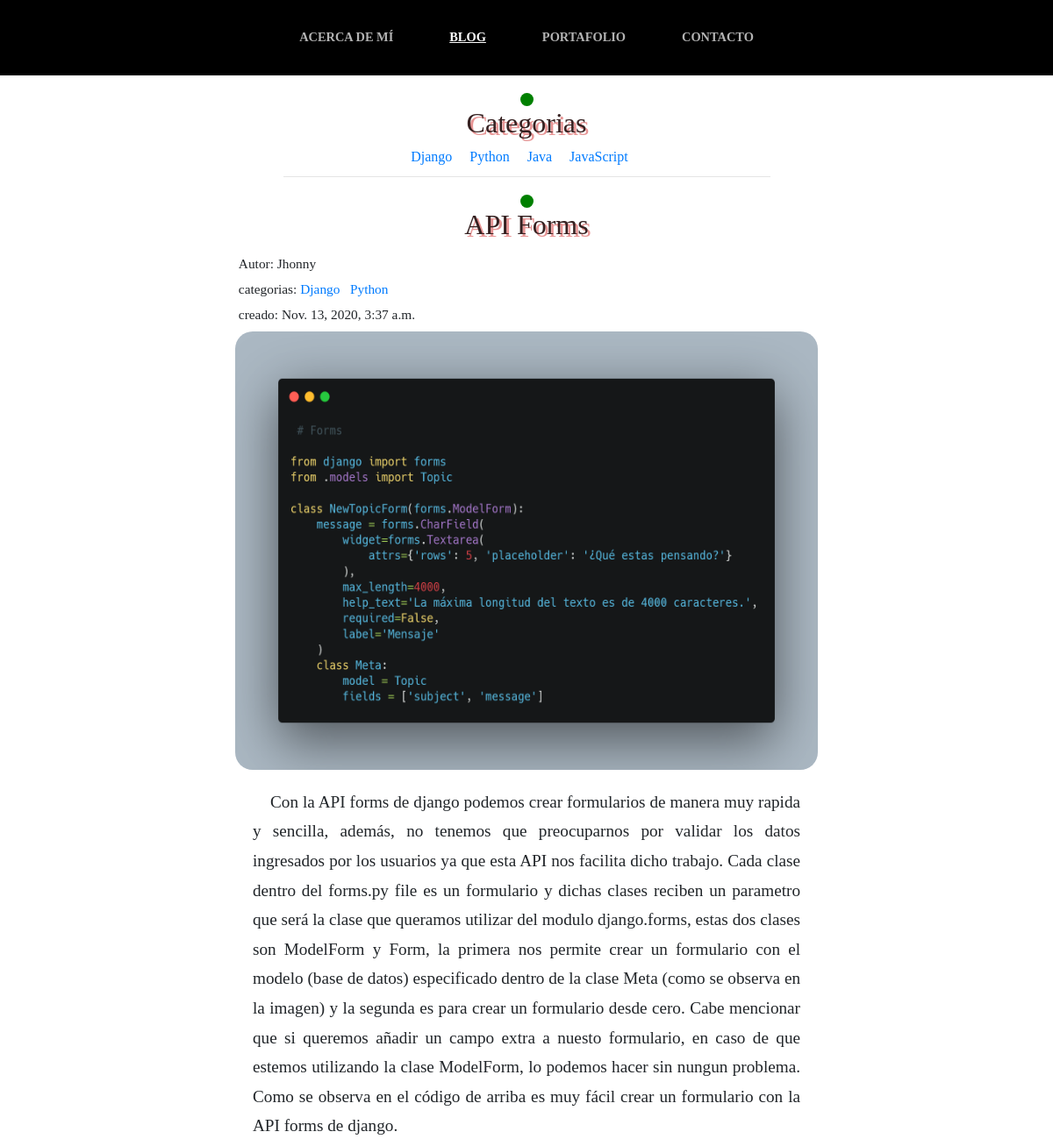
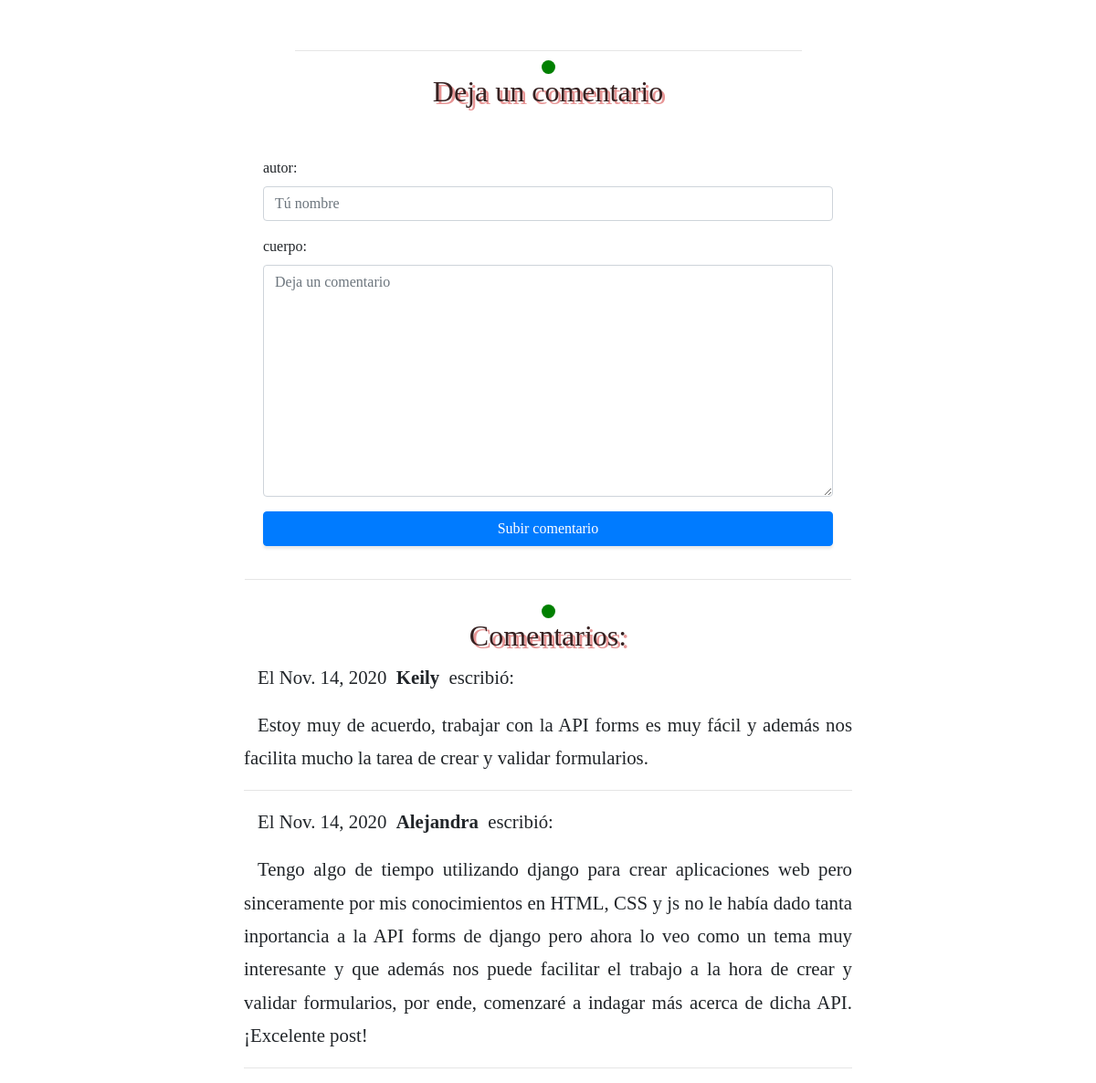
/blog/post/3/, run on the app's committed database (2 pictures, top to bottom).
### blog/models.py (models this page shows, shortened)
class Category(models.Model):
    name = models.CharField(max_length=40)
    description = models.CharField(max_length=100)
    class meta:
        verbose_name = 'Category'
        verbose_name_plural = 'Categories'

class Post(models.Model):
    title = models.CharField(max_length=100)
    image = models.ImageField(upload_to='blog')
    content = models.TextField(default='')
    category = models.ManyToManyField(Category, related_name='posts')
    author = models.ForeignKey(User, on_delete=models.CASCADE)
    created_at = models.DateTimeField(auto_now_add=True)
    updated_at = models.DateTimeField(auto_now_add=True)
    class Meta:
        verbose_name = 'Post'
        verbose_name_plural = 'Posts'

class Comment(models.Model):
    author = models.CharField(max_length=60)
    body = models.TextField()
    created_on = models.DateTimeField(auto_now_add=True)
    post = models.ForeignKey(Post, on_delete=models.CASCADE)

### blog/views.py (the view, shortened to what this page needs)
# urls.py: re_path(r'^blog/post/(?P<pk>\d+)/$', views.blog_detail, name='blog_detail'),
def blog_detail(request, pk):
    posts = Post.objects.all()
    categories = Category.objects.all()
    post = get_object_or_404(Post, pk=pk)
    comments = Comment.objects.filter(post=post).order_by("-created_on")
    form = CommentForm()
    context = {
        "post": post,
        "comments": comments,
        "form": form,
        'posts':posts,
        'categories': categories
        }
    return render(request, "blog/blog_detail.html", context)

### blog/forms.py
class CommentForm(forms.Form):
    author = forms.CharField(label='autor',
        max_length=60,
        widget=forms.TextInput(attrs={
            "class": "form-control",
            "placeholder": "Tú nombre"
        })
    )
    body = forms.CharField(label='cuerpo', widget=forms.Textarea(
        attrs={
            "class": "form-control",
            "placeholder": "Deja un comentario"
        })
    )

### blog/templates/blog/blog_detail.html (shortened to what this page needs)
{% extends 'base.html' %}
{% block content %}
<div style="width: 15px; height: 15px; border-radius: 50%; background: green; margin: auto; margin-top: 20px;"></div>
        <div class="title">
            <h2>Categorias</h2>
        </div>
<section>
    <div style="padding-bottom: 10px; width:75%; margin:auto; text-align:center; color:rgb(22, 22, 22);">
        {% for category in categories %}
           <a href="{% url 'blog_category' category.pk %}">
              {{category.name}}
            </a>&nbsp;&nbsp;&nbsp;
        {% endfor %}
    </div>
</section><hr style="width: 50%; margin: auto;">
<div style="width: 15px; height: 15px; border-radius: 50%; background: green; margin: auto; margin-top: 20px;"></div>
<div class="title" style="margin-bottom: 0px;">
    <h2>{{post.title}}</h2>
</div>
<div class="card border-white mb-3" style="margin-bottom: 0px; padding-bottom: 0px;">
    <div style="text-align:left; font-size: 1.2em; padding-bottom: 5px;">
        <small>
         &nbsp;Autor: {{post.author}}<br>
         &nbsp;categorias:
         {% for category in post.category.all %}
                 <a href="{% url 'blog_category' category.pk %}"> {{category.name}}</a>&nbsp;&nbsp;
         {% endfor %}<br>
         &nbsp;creado: {{post.created_at}}
         </small>
    </div>
    <img class="w-100" src="{{post.image.url}}" alt="" style="width:50%; height: 500px; border-radius: 20px 20px;">
    <div class="card-body" style="text-align: justify; text-indent: 20px; font-size: 1.2em;">
        <p>
            {{post.content}}
        </p>
    </div>
</div>
<hr style="margin-top: 0px; width: 50%; margin: auto;">
<div style="width: 15px; height: 15px; border-radius: 50%; background: green; margin: auto; margin-top: 10px;"></div>
        <div class="title" style="margin-bottom: 0px; padding-bottom: opx;">
            <h2>Deja un comentario</h2>
        </div><br>
        <div class="card border-white" style="margin-top: 0px;">
            <div class="card-body">
                <form action="/blog/post/{{ post.pk }}/" method="post">
                {% include 'includes/form.html' %}
                <button type="submit" class="btn btn-primary btn-block">Subir comentario</button>
              </form>
            </div><hr>
          </div>
{% if comments.count > 0 %}
    <div style="width: 15px; height: 15px; border-radius: 50%; background: green; margin: auto; margin-top: 10px;"></div>
    <div class="title" style="margin-bottom: 0px;">
        <h2>Comentarios:</h2>
    </div>
    <div style="font-size: 1.3em; width: 60%; margin: auto; text-indent: 15px; text-align: justify;">
    {% for comment in comments %}
        <p>
            El {{comment.created_on.date }}&nbsp;
            <b>{{ comment.author }}</b>&nbsp; escribió:
        </p>
        <p>{{ comment.body }}</p>
        <hr>
    {% endfor %}
    {% else %}
    <div style="font-size: 1.5em; padding-top: 10px; padding-bottom: 10px; width: 50%; margin: auto; text-align: center;">
        <small>No hay comentarios para mostrar. El tuyo será el primero :)</small>
    </div>
{% endif %}
</div>
{% endblock %}

### static/css/base.css (style rules this page uses)
div.container .card { filter: alpha(opacity=50); -ms-filter: "progrid:DXImageTransform.Microsoft.Alpha(opacity=50)"; -khtml-opacity: 0.5; }
div.container .title { width: 50%; margin: auto; text-align: center; }
div.container .title h2 { font-family: 'Times New Roman', Times, serif; text-shadow: 3px 3px #e79595; color: #362121; }
div.container .card { width: 60%; margin: auto; margin-top: 10px; }

### static/css/gestion.css (style rules this page uses)
body { font-family: 'Lora'; }
h1, h2, h3, h4, h5, h6 { font-family: 'Raleway'; }
p { line-height: 1.75; }
.btn { box-shadow: 0px 3px 3px 0px rgba(33, 37, 41, 0.1); }

### data on the page
Category: name "Django"
Category: name "Python"
Category: name "Java"
Category: name "JavaScript"
Post: title "API Forms", author "Jhonny", created_at "Nov. 13, 2020, 3:37 a.m.", image (picture), content "Con la API forms de django podemos crear formularios de manera muy rapida y sencilla, además, no tenemos que preocuparnos por validar los datos ingresados por los usuarios ya que esta API nos facilita dicho trabajo. Cada clase dentro del forms.py file es un formulario y dichas clases reciben un parametro que será la clase que queramos utilizar del modulo django.forms, estas dos clases son ModelForm y Form, la primera nos permite crear un formulario con el modelo (base de datos) especificado dentro de la clase Meta (como se observa en la imagen) y la segunda es para crear un formulario desde cero. Cabe mencionar que si queremos añadir un campo extra a nuesto formulario, en caso de que…"
Comment: created_on "Nov. 14, 2020", author "Keily", body "Estoy muy de acuerdo, trabajar con la API forms es muy fácil y además nos facilita mucho la tarea de crear y validar formularios."
Comment: created_on "Nov. 14, 2020", author "Alejandra", body "Tengo algo de tiempo utilizando django para crear aplicaciones web pero sinceramente por mis conocimientos en HTML, CSS y js no le había dado tanta inportancia a la API forms de django pero ahora lo veo como un tema muy interesante y que además nos puede facilitar el trabajo a la hora de crear y validar formularios, por ende, comenzaré a indagar más acerca de dicha API. ¡Excelente post!"

### other printed values
{{ field.label_tag }} "autor:" "cuerpo:"
